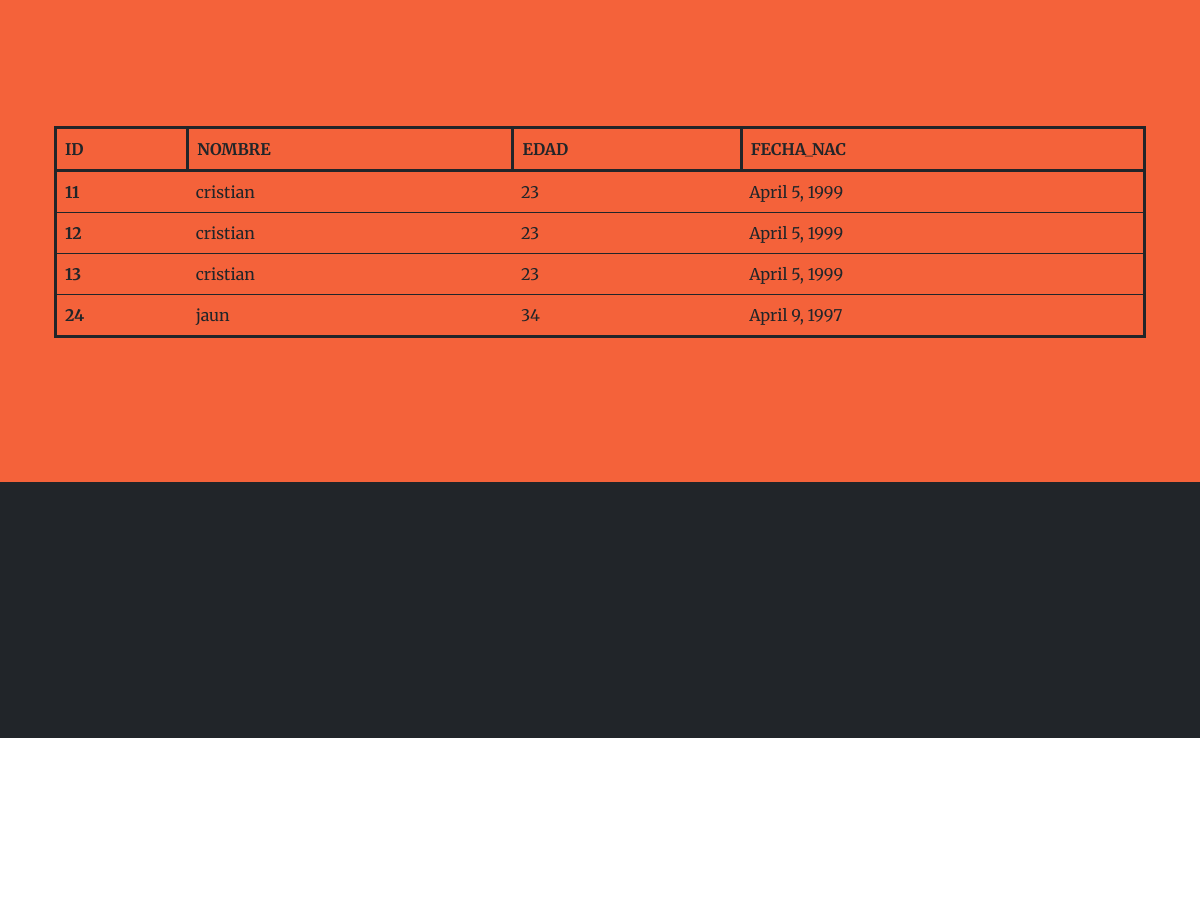
Page /AppCoder/persona/ (middle part) on the earlier database version.
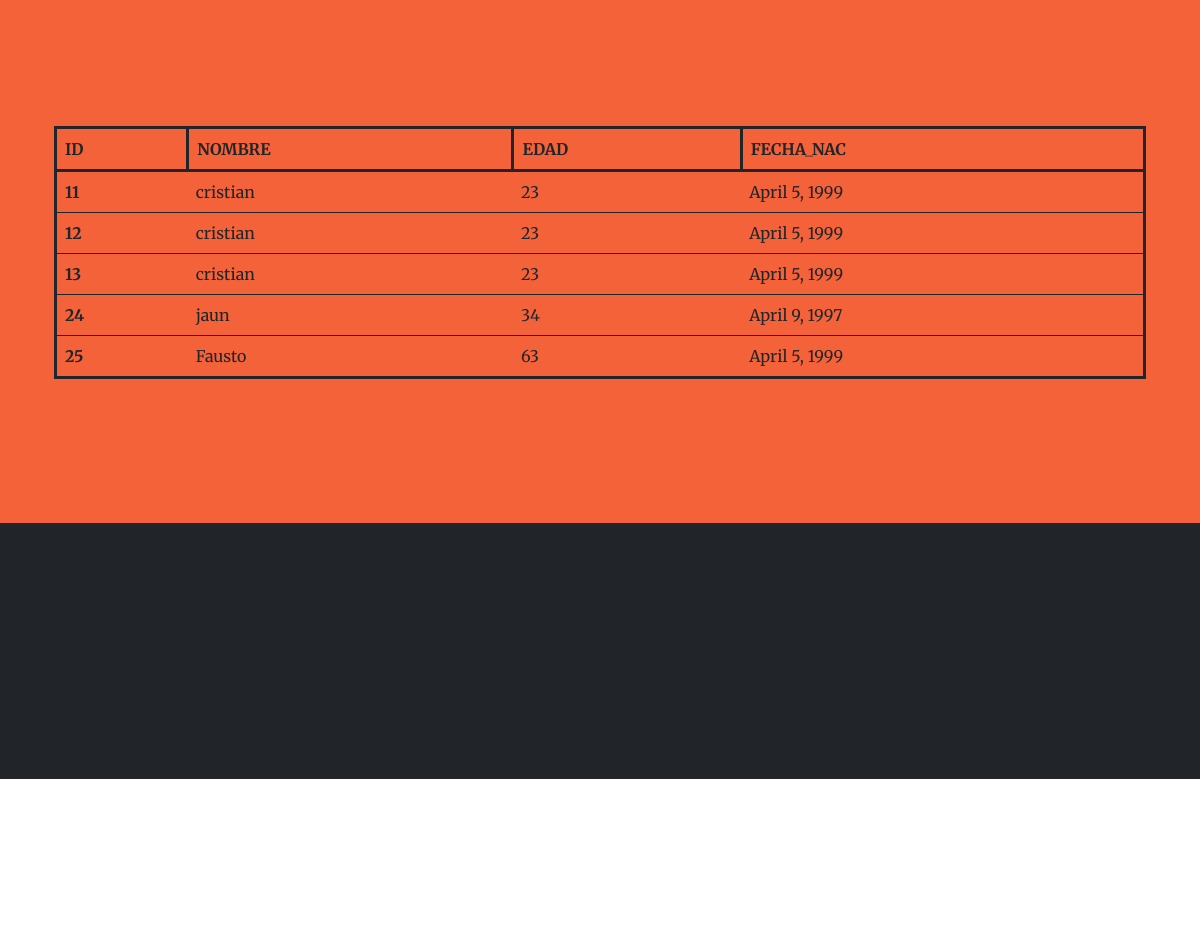
Same page on the later database version.
### AppCoder/models.py (models this page shows)
class persona(models.Model):
    nombre= models.CharField('nombre',max_length=25)
    edad=models.IntegerField('edad')
    fechaNac = models.DateField('fechaNac', auto_now= False, auto_now_add=False, blank=True, null=True)

### AppCoder/views.py (the view)
# urls.py: path('persona/',views.listar_Personas),
def listar_Personas(request):
    personas=persona.objects.all()
    contexto={'personas':personas}
    return render (request,"AppCoder/agregarPersonas.html",contexto)

### AppCoder/templates/AppCoder/agregarPersonas.html
{% extends 'AppCoder/padre.html' %}
{% load static %}
{% block contenidoQueCambia %}
<section class="page-section bg-primary" id="about">
    <div class="container px-4 px-lg-5">
        <div class="row gx-4 gx-lg-5 justify-content-center">
            <table class="table" style = "border:solid">
                <thead>
                  <tr >
                    <th scope="col" style = "border:solid">ID</th>
                    <th scope="col" style = "border:solid">NOMBRE</th>
                    <th scope="col" style = "border:solid">EDAD</th>
                    <th scope="col" style = "border:solid">FECHA_NAC</th>
                  </tr>
                </thead>
                <tbody>
                 {% for per in personas %}
                  <tr>
                    <th scope="row">{{per.id}}</th>
                    <td>{{per.nombre}}</td>
                    <td>{{per.edad}}</td>
                    <td>{{per.fechaNac}}</td>
                  </tr>
                  {% endfor %}
                </tbody>
              </table>
        </div>
    </div>
</section>
{% endblock %}

Differences in the rows shown:
added persona: id "25", nombre "Fausto", edad "63", fechaNac "April 5, 1999"
